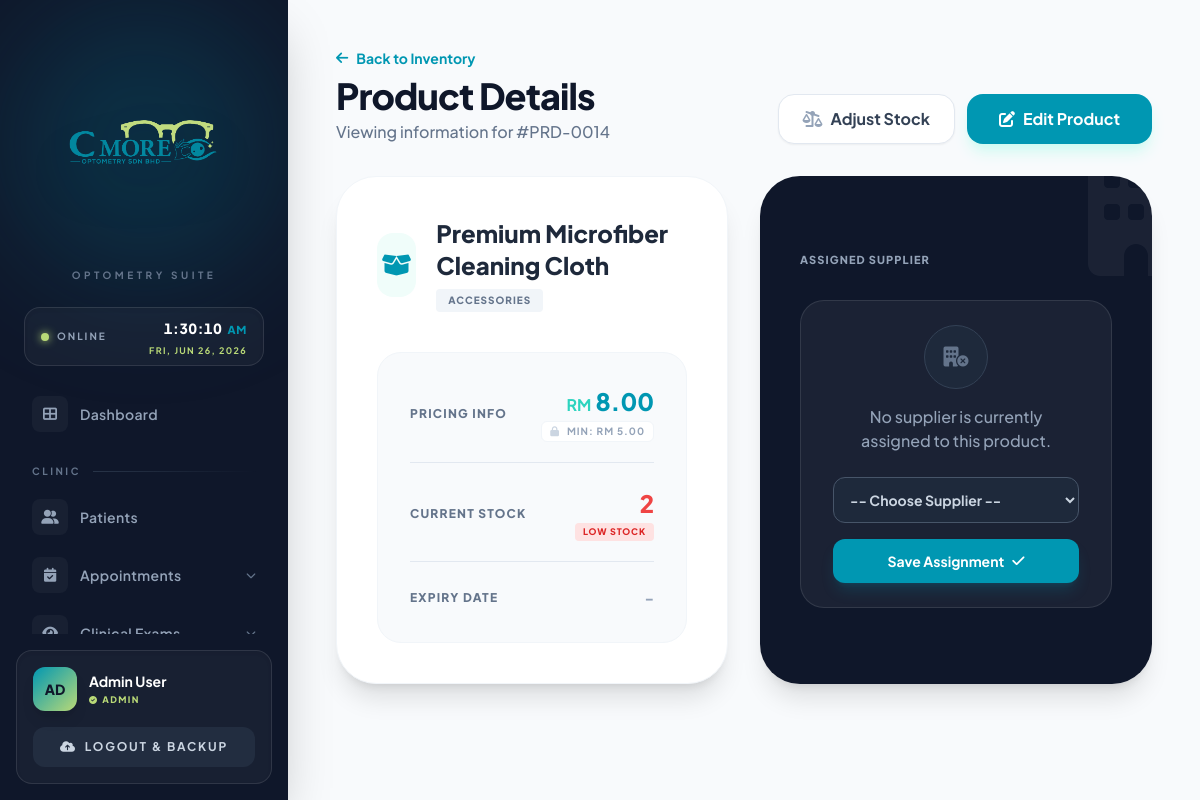
The page /inventory_view.php?product_id=14 (signed in) on the database as committed earlier.
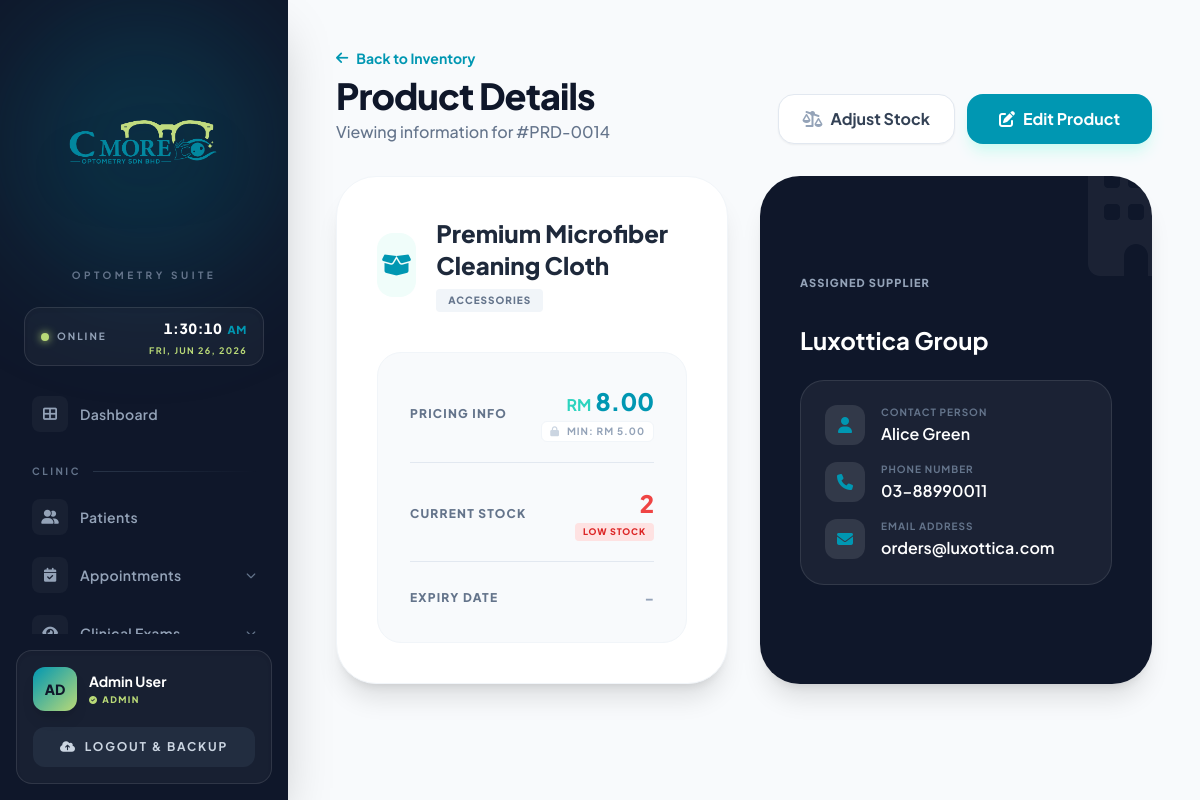
The same page on the database as committed later.
### tables this page shows
CREATE TABLE `product` (
  `PRODUCT_ID` int(11) NOT NULL AUTO_INCREMENT,
  `CATEGORY` varchar(50) DEFAULT NULL,
  `BRAND_NAME` varchar(100) DEFAULT NULL,
  `STOCK_QUANTITY` int(11) DEFAULT 0,
  `UNIT_PRICE` decimal(10,2) NOT NULL,
  `MINIMUM_PRICE` decimal(10,2) NOT NULL DEFAULT 0.00,
  `SUPPLIER_ID` int(11) DEFAULT NULL,
  `EXPIRY_DATE` date DEFAULT NULL,
  `PRODUCT_IMAGE` varchar(255) DEFAULT NULL,
  PRIMARY KEY (`PRODUCT_ID`),
  KEY `fk_product_supplier` (`SUPPLIER_ID`),
  CONSTRAINT `fk_product_supplier` FOREIGN KEY (`SUPPLIER_ID`) REFERENCES `supplier` (`SUPPLIER_ID`) ON DELETE SET NULL
);

CREATE TABLE `supplier` (
  `SUPPLIER_ID` int(11) NOT NULL AUTO_INCREMENT,
  `COMPANY_NAME` varchar(255) NOT NULL,
  `CONTACT_PERSON` varchar(100) DEFAULT NULL,
  `PHONE_NUMBER` varchar(20) DEFAULT NULL,
  `EMAIL` varchar(100) DEFAULT NULL,
  PRIMARY KEY (`SUPPLIER_ID`)
);

### inventory_view.php (the view, shortened to what the changed rows need)
<?php
include('config.php');
$product_id = mysqli_real_escape_string($conn, $_GET['product_id']);
$sql = "SELECT p.*, s.COMPANY_NAME, s.CONTACT_PERSON, s.PHONE_NUMBER, s.EMAIL
        FROM PRODUCT p
        LEFT JOIN SUPPLIER s ON p.SUPPLIER_ID = s.SUPPLIER_ID
        WHERE p.PRODUCT_ID = '$product_id'";
$res = mysqli_query($conn, $sql);
$row = mysqli_fetch_assoc($res);
$is_low = ($row['STOCK_QUANTITY'] < 5);
?>
<!DOCTYPE html>
<html lang="en">
<head>
    <script src="https://cdn.tailwindcss.com"></script>
    <link rel="stylesheet" href="https://cdnjs.cloudflare.com/ajax/libs/font-awesome/6.0.0/css/all.min.css">
</head>
<body class="bg-[#f8fafc] flex min-h-screen text-slate-900">
    <?php include('sidebar.php'); ?>
    <main class="flex-1 ml-72 p-12">
        <header class="flex justify-between items-end mb-8">
            <div>
                <a href="inventory.php" class="text-sm font-bold text-[#0097B2] hover:text-teal-700 transition flex items-center mb-2">
                    <i class="fa-solid fa-arrow-left mr-2"></i> Back to Inventory
                </a>
                <h1 class="text-4xl font-extrabold text-slate-900 tracking-tight">Product Details</h1>
                <p class="text-slate-500 font-medium mt-1">Viewing information for #PRD-<?php echo str_pad($row['PRODUCT_ID'], 4, '0', STR_PAD_LEFT); ?></p>
            </div>
        </header>
        <div class="grid grid-cols-1 lg:grid-cols-2 gap-8 max-w-6xl">
            <div class="bg-white rounded-[2.5rem] border border-slate-100 shadow-xl p-10 flex flex-col justify-center">
                <div class="flex items-start justify-between mb-10">
                    <div class="flex items-center space-x-5">
                        <div>
                            <h2 class="text-2xl font-black text-slate-800"><?php echo htmlspecialchars($row['BRAND_NAME']); ?></h2>
                            <span class="inline-block text-[10px] font-black bg-slate-100 text-slate-500 px-3 py-1 rounded uppercase tracking-widest mt-2"><?php echo htmlspecialchars($row['CATEGORY']); ?></span>
                        </div>
                    </div>
                </div>
                <div class="space-y-6 bg-slate-50 p-8 rounded-3xl border border-slate-100">
                    <div class="flex items-center justify-between border-b border-slate-200 pb-5">
                        <div class="text-right">
                            <p class="text-2xl font-black text-[#0097B2]"><span class="text-teal-400 text-base mr-1 font-bold">RM</span><?php echo number_format($row['UNIT_PRICE'], 2); ?></p>
                            <?php if(isset($row['MINIMUM_PRICE']) && $row['MINIMUM_PRICE'] > 0): ?>
                                <p class="text-[10px] font-bold text-slate-400 mt-1 uppercase tracking-widest bg-white px-2 py-0.5 rounded-md inline-block border border-slate-100"><i class="fa-solid fa-lock text-slate-300 mr-1"></i> Min: RM <?php echo number_format($row['MINIMUM_PRICE'], 2); ?></p>
                            <?php endif; ?>
                        </div>
                    </div>
                    <div class="flex items-center justify-between border-b border-slate-200 pb-5">
                        <div class="flex flex-col items-end">
                            <span class="text-2xl font-black <?php echo $is_low ? 'text-red-500' : 'text-slate-800'; ?>"><?php echo $row['STOCK_QUANTITY']; ?></span>
                            <?php if($is_low): ?>
                                <span class="text-[9px] font-black bg-red-100 text-red-600 px-2 py-0.5 rounded uppercase tracking-widest mt-1 animate-pulse">Low Stock</span>
                            <?php endif; ?>
                        </div>
                    </div>
                </div>
            </div>
            <div class="bg-slate-900 rounded-[2.5rem] shadow-xl p-10 text-white relative overflow-hidden flex flex-col justify-center">
                <?php if(!empty($row['COMPANY_NAME'])): ?>
                    <div class="relative z-10">
                        <h3 class="text-2xl font-bold mb-6 text-white"><?php echo htmlspecialchars($row['COMPANY_NAME']); ?></h3>
                        <div class="space-y-4 bg-white/5 p-6 rounded-3xl border border-white/10">
                            <div class="flex items-center text-slate-300">
                                <div class="w-10 h-10 rounded-xl bg-white/10 flex items-center justify-center mr-4 shrink-0">
                                    <i class="fa-solid fa-user text-[#0097B2]"></i>
                                </div>
                                <div>
                                    <p class="text-[10px] uppercase tracking-widest text-slate-500 font-bold mb-0.5">Contact Person</p>
                                    <span class="font-semibold text-white"><?php echo htmlspecialchars($row['CONTACT_PERSON']); ?></span>
                                </div>
                            </div>
                            <?php if(!empty($row['PHONE_NUMBER'])): ?>
                            <div class="flex items-center text-slate-300">
                                <div class="w-10 h-10 rounded-xl bg-white/10 flex items-center justify-center mr-4 shrink-0">
                                    <i class="fa-solid fa-phone text-[#0097B2]"></i>
                                </div>
                                <div>
                                    <p class="text-[10px] uppercase tracking-widest text-slate-500 font-bold mb-0.5">Phone Number</p>
                                    <span class="font-semibold text-white"><?php echo htmlspecialchars($row['PHONE_NUMBER']); ?></span>
                                </div>
                            </div>
                            <?php endif; ?>
                            <?php if(!empty($row['EMAIL'])): ?>
                            <div class="flex items-center text-slate-300">
                                <div class="w-10 h-10 rounded-xl bg-white/10 flex items-center justify-center mr-4 shrink-0">
                                    <i class="fa-solid fa-envelope text-[#0097B2]"></i>
                                </div>
                                <div>
                                    <p class="text-[10px] uppercase tracking-widest text-slate-500 font-bold mb-0.5">Email Address</p>
                                    <span class="font-semibold text-white truncate max-w-[200px] block" title="<?php echo htmlspecialchars($row['EMAIL']); ?>"><?php echo htmlspecialchars($row['EMAIL']); ?></span>
                                </div>
                            </div>
                            <?php endif; ?>
                        </div>
                    </div>
                <?php else: ?>
                    <div class="relative z-10 flex flex-col items-center justify-center py-6 text-center bg-white/5 rounded-3xl border border-white/10 w-full">
                        <div class="w-16 h-16 rounded-full bg-slate-800 flex items-center justify-center text-slate-500 mb-4 border border-slate-700">
                            <i class="fa-solid fa-building-circle-xmark text-xl"></i>
                        </div>
                        <p class="text-slate-400 font-medium mb-6">No supplier is currently<br>assigned to this product.</p>
                        <form action="" method="POST" class="w-full px-8 flex flex-col items-center">
                            <select name="supplier_id" required class="w-full p-3 mb-4 bg-slate-800 border border-slate-600 rounded-xl text-sm font-bold text-slate-300 focus:outline-none focus:border-[#0097B2]">
                                <option value="">-- Choose Supplier --</option>
                            </select>
                            <button type="submit" name="assign_supplier" class="text-sm w-full font-bold text-white bg-[#0097B2] hover:bg-teal-500 px-6 py-3 rounded-xl transition shadow-lg shadow-[#0097B2]/20 flex justify-center items-center">
                                Save Assignment <i class="fa-solid fa-check ml-2"></i>
                            </button>
                        </form>
                    </div>
                <?php endif; ?>
            </div>
        </div>
    </main>
</body>
</html>

Rows that differ between the two databases and show on the page:
changed product "Premium Microfiber Cleaning Cloth": SUPPLIER_ID.COMPANY_NAME (not shown) → "Luxottica Group"; SUPPLIER_ID.CONTACT_PERSON (not shown) → "Alice Green"; SUPPLIER_ID.PHONE_NUMBER (not shown) → "03-88990011"; SUPPLIER_ID empty → 2 (drawn); SUPPLIER_ID.EMAIL (not shown) → "orders@luxottica.com"
Other text that changed with them:
form field supplier_id: "-- Choose Supplier --" → (not shown)
text no longer shown: "No supplier is currently assigned to this product. Save Assignment"
text now shown: "CONTACT PERSON PHONE NUMBER EMAIL ADDRESS"
